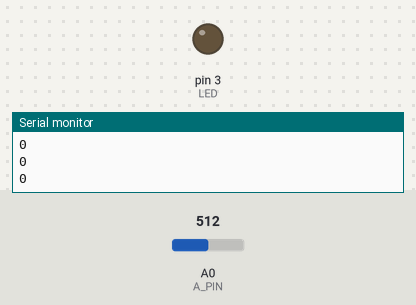
This sketch was run on a simulated Arduino Uno, built with avr-gcc and run on an emulated ATmega328P. Parts: output pins drawn as LEDs (lit = HIGH), the last lines printed to the serial monitor. Inputs (shaded band) come from the test bench; at power-on: A0 (A_PIN) = 512.

Above: at 1.2 s.
1.3 s: A0 (A_PIN) set to 860
At 2.3 s:
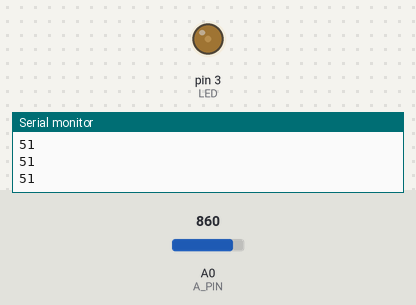
2.8 s: A0 (A_PIN) set to 900
At 3.4 s:
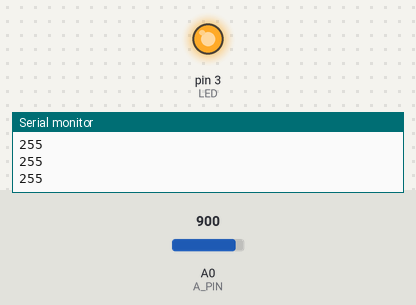
Timing chart, 0 to 5.8 s (numbered marks = the images above; inputs shaded):
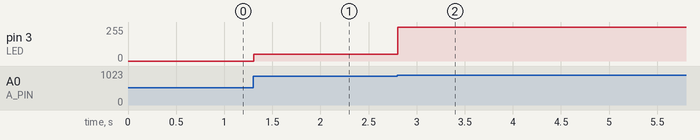

Measured:
- after the input at 1.3 s, pin 3 (LED): 0/255 → 51/255 at once
- after the input at 2.8 s, pin 3 (LED): 51/255 → 255/255 at once

The sketch:

C_Custom.ino
```cpp
const byte A_PIN = A0;
const byte LED = 3;  //PWMに対応しているのは3, 5, 6, 9, 10, 11
int value;  //光関係

const int LIGHT_MIN = 850;  //明るさの下限、環境によって調整したほうがいい
const int LIGHT_MAX = 900;  //明るさの上限、環境によって調整したほうがいい

void setup()
{
  pinMode(LED, OUTPUT);
  pinMode(A_PIN, INPUT);
  Serial.begin(9600);  //接続開始
}

void loop()
{
  value = analogRead(A_PIN);
  value = (value < LIGHT_MIN) ? LIGHT_MIN : value;  //下限
  value = (value > LIGHT_MAX) ? LIGHT_MAX : value;  //上限

  value = ((float)(value - LIGHT_MIN) / (LIGHT_MAX - LIGHT_MIN)) * 255;
  Serial.println(value);

  analogWrite(LED, value);
}
```
